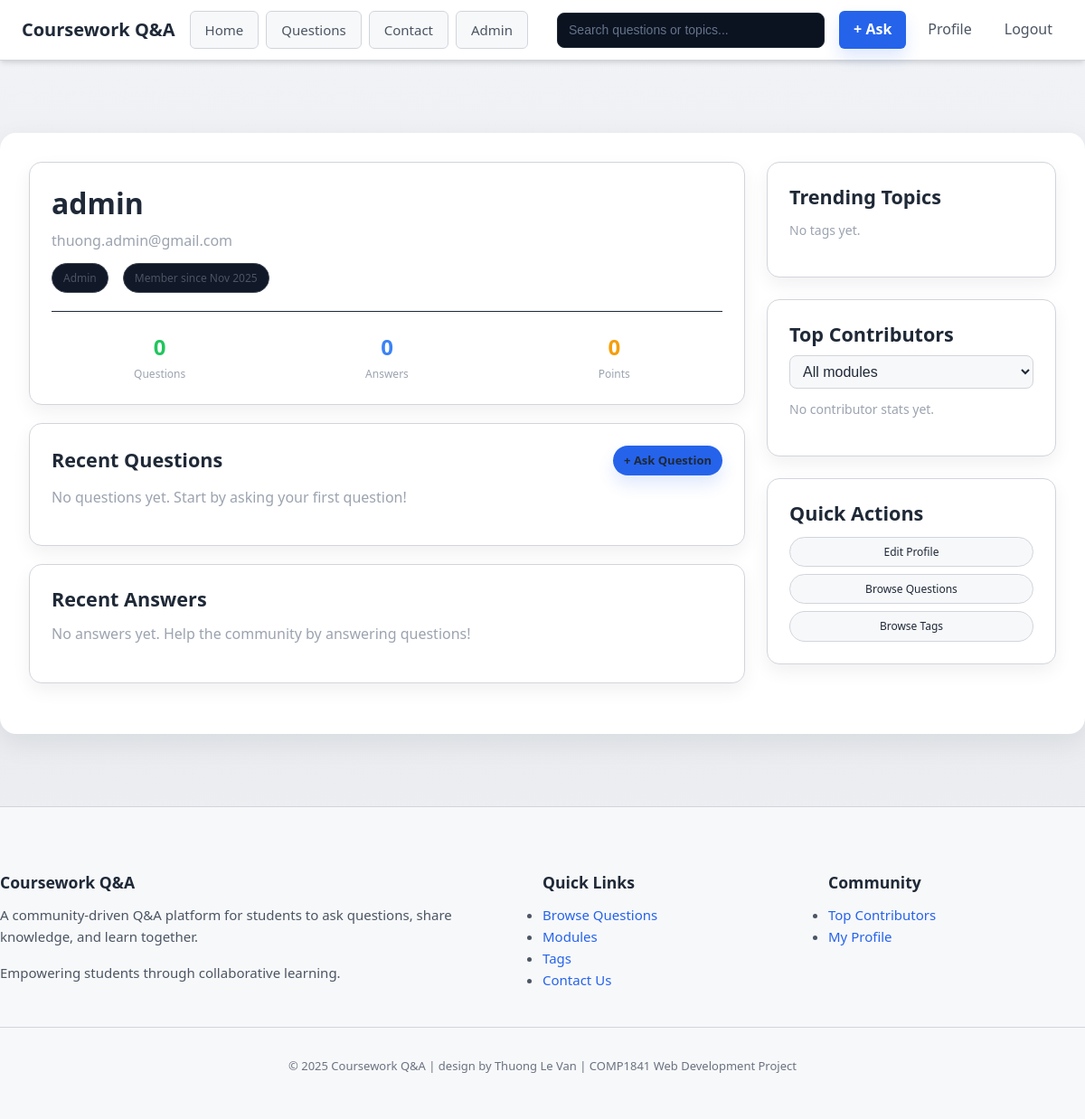
Page /users/profile.php (signed in) on the committed database.
### tables this page shows
CREATE TABLE users (
  id INT AUTO_INCREMENT PRIMARY KEY,
  username VARCHAR(50) NOT NULL UNIQUE,
  email VARCHAR(100) NOT NULL UNIQUE,
  password VARCHAR(255) NOT NULL,
  role ENUM('user','admin') NOT NULL DEFAULT 'user',
  created_at TIMESTAMP DEFAULT CURRENT_TIMESTAMP
);

### includes/functions.php (called while the page is built, shortened)
<?php
function e(string $str): string {
    return htmlspecialchars($str, ENT_QUOTES, 'UTF-8');
}
?>

### users/profile.php (the view, shortened to what this page needs)
<?php
require_once __DIR__ . '/../includes/functions.php';
$uid = (int)$_SESSION['user_id'];
$stmt = $pdo->prepare("SELECT id, username, email, role, created_at FROM users WHERE id=?");
$stmt->execute([$uid]);
$user = $stmt->fetch();
$qstmt = $pdo->prepare("SELECT q.id, q.title, q.created_at FROM questions q WHERE q.user_id=? ORDER BY q.created_at DESC LIMIT 5");
$qstmt->execute([$uid]);
$myQs = $qstmt->fetchAll();
$astmt = $pdo->prepare("SELECT a.id, a.created_at, q.title, q.id AS qid FROM answers a JOIN questions q ON a.question_id=q.id WHERE a.user_id=? ORDER BY a.created_at DESC LIMIT 5");
$astmt->execute([$uid]);
$myAs = $astmt->fetchAll();
$qStmt = $pdo->prepare("SELECT COUNT(*) FROM questions WHERE user_id=?");
$qStmt->execute([$uid]);
$qCount = (int)$qStmt->fetchColumn();
$aStmt = $pdo->prepare("SELECT COUNT(*) FROM answers WHERE user_id=?");
$aStmt->execute([$uid]);
$aCount = (int)$aStmt->fetchColumn();
$pStmt = $pdo->prepare("SELECT COALESCE(SUM(v.value),0) FROM question_votes v JOIN questions q ON v.question_id=q.id WHERE q.user_id=? AND q.status='approved'");
$pStmt->execute([$uid]);
$points = (int)$pStmt->fetchColumn();
$tstmt = $pdo->query("SELECT t.name, COUNT(*) cnt
                      FROM question_tags qt
                      JOIN tags t ON t.id=qt.tag_id
                      GROUP BY t.id
                      ORDER BY cnt DESC, t.name ASC
                      LIMIT 8");
$trending = $tstmt->fetchAll();
$tcModuleParam = $_GET['tc_module'] ?? 'all';
$tcModuleId = ctype_digit((string)$tcModuleParam) ? (int)$tcModuleParam : null;
$sqlTC = "SELECT u.username, COALESCE(SUM(v.value),0) AS points
          FROM users u
          JOIN questions q ON q.user_id = u.id AND q.status='approved'" .
          ($tcModuleId ? " AND q.module_id = :mid" : "") .
          " LEFT JOIN question_votes v ON v.question_id = q.id
          GROUP BY u.id
          HAVING points > 0
          ORDER BY points DESC, u.username ASC
          LIMIT 5";
$stTC = $pdo->prepare($sqlTC);
$stTC->execute();
$contributors = $stTC->fetchAll();
include __DIR__ . '/../includes/header.php';
include __DIR__ . '/../includes/navbar.php';
?>
<main class="container home-dark">
  <div class="layout-grid two-col">
    <section class="feed">
      <div class="card" style="margin-bottom:20px;">
        <div style="display:flex;gap:20px;align-items:start;">
          <div style="flex:1;">
            <h1 style="margin:0 0 8px;font-size:32px;"><?php echo e($user['username']); ?></h1>
            <p style="color:#9ca3af;margin:0 0 12px;"><?php echo e($user['email']); ?></p>
            <div style="display:flex;gap:16px;flex-wrap:wrap;">
              <span class="tag-chip" style="background:#111827;border-color:#374151;">
                <?php echo ucfirst($user['role']); ?>
              </span>
              <span class="tag-chip" style="background:#111827;border-color:#374151;">
                Member since <?php echo date('M Y', strtotime($user['created_at'])); ?>
              </span>
            </div>
          </div>
        </div>
        <div style="display:grid;grid-template-columns:repeat(3,1fr);gap:12px;margin-top:20px;padding-top:20px;border-top:1px solid #1f2937;">
          <div style="text-align:center;">
            <div style="font-size:24px;font-weight:700;color:#22c55e;"><?php echo $qCount; ?></div>
            <div style="color:#9ca3af;font-size:12px;">Questions</div>
          </div>
          <div style="text-align:center;">
            <div style="font-size:24px;font-weight:700;color:#3b82f6;"><?php echo $aCount; ?></div>
            <div style="color:#9ca3af;font-size:12px;">Answers</div>
          </div>
          <div style="text-align:center;">
            <div style="font-size:24px;font-weight:700;color:#f59e0b;"><?php echo $points; ?></div>
            <div style="color:#9ca3af;font-size:12px;">Points</div>
          </div>
        </div>
      </div>
      <div class="card" style="margin-bottom:20px;">
        <div style="display:flex;align-items:center;justify-content:space-between;margin-bottom:12px;">
          <h3 style="margin:0;">Recent Questions</h3>
          <a class="btn-ask" href="<?php echo BASE_URL; ?>questions/add.php" style="padding:6px 12px;font-size:13px;">+ Ask Question</a>
        </div>
        <?php if (!$myQs): ?>
          <p style="color:#9ca3af;">No questions yet. Start by asking your first question!</p>
        <?php endif; ?>
      </div>
      <div class="card">
        <h3 style="margin:0 0 12px;">Recent Answers</h3>
        <?php if (!$myAs): ?>
          <p style="color:#9ca3af;">No answers yet. Help the community by answering questions!</p>
        <?php endif; ?>
      </div>
    </section>
    <aside class="right-rail">
      <div class="card">
        <h3>Trending Topics</h3>
        <?php if (!$trending): ?>
          <p style="color:#9ca3af;font-size:14px;">No tags yet.</p>
        <?php endif; ?>
      </div>
      <div class="card" id="tc-card">
        <div class="tc-header">
          <h3>Top Contributors</h3>
          <form method="get" action="#tc-card">
            <select class="tc-select" name="tc_module" onchange="this.form.submit()">
              <option value="all" <?php echo !$tcModuleId ? 'selected' : ''; ?>>All modules</option>
            </select>
          </form>
        </div>
        <?php if (!$contributors): ?>
          <p style="color:#9ca3af;font-size:14px;margin-top:10px;">No contributor stats yet.</p>
        <?php endif; ?>
      </div>
      <div class="card">
        <h3>Quick Actions</h3>
        <div style="display:flex;flex-direction:column;gap:8px;margin-top:10px;">
          <a href="<?php echo BASE_URL; ?>users/edit.php" class="tag-chip" style="text-align:center;display:block;">Edit Profile</a>
          <a href="<?php echo BASE_URL; ?>questions/list.php" class="tag-chip" style="text-align:center;display:block;">Browse Questions</a>
          <a href="<?php echo BASE_URL; ?>tags/list.php" class="tag-chip" style="text-align:center;display:block;">Browse Tags</a>
        </div>
      </div>
    </aside>
  </div>
</main>
<?php include __DIR__ . '/../includes/footer.php'; ?>

### assets/css/style.css (style rules this page uses)
:root { --bg-page: #f2f4f7; --bg-surface: #ffffff; --bg-muted: #f7f8fa; --bg-strong: #e5e7eb; --text-primary: #1f2937; --text-secondary: #4b5563; --text-muted: #6b7280; --border: #d1d5db; --accent: #2563eb; --accent-soft: #e0e7ff; --success-bg: #ecfdf5; --success-border: #bbf7d0; --success-text: #065f46; --error-bg: #fef2f2; --error-border: #fecaca; --error-text: #7f1d1d; --shadow-soft: 0 10px 30px rgba(15, 23, 42, 0.08); --shadow-card: 0 8px 20px rgba(15, 23, 42, 0.06); --content-max: 1200px; --content-gutter: 24px; --content-gutter-sm: 16px; --transition-base: 0.2s ease; --transition-slow: 0.3s ease; }
*, *::before, *::after { box-sizing: border-box; margin: 0; padding: 0; }
html { height: 100%; font-size: 16px; line-height: 1.6; -webkit-text-size-adjust: 100%; -webkit-font-smoothing: antialiased; -moz-osx-font-smoothing: grayscale; }
body { min-height: 100vh; display: flex; flex-direction: column; font-family: system-ui, -apple-system, 'Segoe UI', Roboto, Ubuntu, 'Helvetica Neue', Arial, sans-serif; background: linear-gradient(180deg, var(--bg-page), #e5e7eb 45%, var(--bg-page)); color: var(--text-primary); margin: 0; padding: 0; }
h1, h2, h3, h4, h5, h6 { margin: 0 0 0.75rem; font-weight: 700; line-height: 1.3; color: var(--text-primary); }
h1 { font-size: 2.25rem; }
h3 { font-size: 1.35rem; }
p { margin: 0 0 1rem; line-height: 1.6; }
a { color: var(--accent); text-decoration: none; transition: color var(--transition-base); }
.container { width: 100%; max-width: var(--content-max); margin: 0 auto; padding: 12px var(--content-gutter); }
input, select, textarea { width: 100%; padding: 0.625rem 0.875rem; border: 1px solid var(--border); border-radius: 0.5rem; background-color: var(--bg-muted); color: var(--text-primary); font-size: 1rem; line-height: 1.5; transition: border-color var(--transition-base), box-shadow var(--transition-base), background-color var(--transition-base); }
.card { background: var(--bg-surface); border: 1px solid var(--border); border-radius: 0.875rem; padding: 1.5rem; box-shadow: var(--shadow-card); margin-bottom: 1.5rem; }
main { flex: 1; padding: 1.5rem 0; }
.home-dark { width:100%; max-width:var(--content-max); margin:0 auto; background:var(--bg-surface); color:var(--text-primary); border-radius:18px; padding:32px; box-shadow:var(--shadow-soft); margin-top: 80px; }
.home-dark a { color:var(--text-primary); }
.layout-grid { display:grid; grid-template-columns:220px 1fr 320px; gap:var(--content-gutter); width:100%; box-sizing:border-box; }
.layout-grid.two-col { grid-template-columns:1fr 320px; }
.card { background:var(--bg-surface); border:1px solid var(--border); border-radius:14px; padding:24px; box-shadow:var(--shadow-card); width:100%; box-sizing:border-box; }
.btn-ask { background:var(--accent); color:#fff; text-decoration:none; padding:10px 16px; border-radius:999px; font-weight:600; transition:all .18s ease; box-shadow:0 10px 18px rgba(37,99,235,.14); }
.tag-chip { display:inline-block; background:var(--bg-muted); border:1px solid var(--border); padding:6px 12px; border-radius:999px; text-decoration:none; font-size:12px; transition:all .18s ease; white-space:nowrap; color:var(--text-secondary); }
.tc-header { display:flex; flex-direction:column; align-items:flex-start; gap:8px; margin-bottom:12px; }
.tc-header h3 { margin:0; color:var(--text-primary); }
.tc-header form { width:100%; }
.tc-select { width:100%; background:var(--bg-muted); color:var(--text-primary); border:1px solid var(--border); border-radius:8px; padding:8px 10px; }
.card form { display:flex; flex-direction:column; gap:12px; }

### rows in the picture
users: username "admin", email "thuong.admin@gmail.com", role "Admin", created_at "Nov 2025"

### other values in the picture
APP_NAME "Coursework Q&A"
$qCount "0"
$aCount "0"
$points "0"
